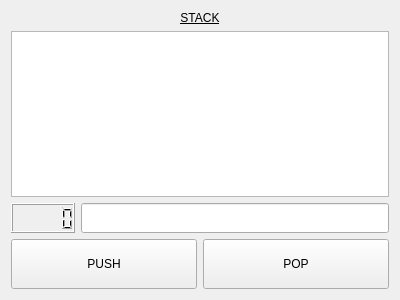
<?xml version="1.0" encoding="UTF-8"?>
<ui version="4.0">
 <class>Stack</class>
 <widget class="QWidget" name="Stack">
  <property name="geometry">
   <rect>
    <x>0</x>
    <y>0</y>
    <width>400</width>
    <height>300</height>
   </rect>
  </property>
  <property name="windowTitle">
   <string>Form</string>
  </property>
  <layout class="QGridLayout" name="gridLayout">
   <item row="0" column="0" colspan="2">
    <widget class="QLabel" name="label">
     <property name="styleSheet">
      <string notr="true">font: 700 18pt &quot;Times New Roman&quot;;
text-decoration: underline;</string>
     </property>
     <property name="text">
      <string>STACK</string>
     </property>
     <property name="alignment">
      <set>Qt::AlignCenter</set>
     </property>
     <property name="wordWrap">
      <bool>true</bool>
     </property>
    </widget>
   </item>
   <item row="1" column="0" colspan="2">
    <widget class="QListWidget" name="listView"/>
   </item>
   <item row="2" column="0">
    <widget class="QLCDNumber" name="lcdNumber">
     <property name="minimumSize">
      <size>
       <width>40</width>
       <height>30</height>
      </size>
     </property>
    </widget>
   </item>
   <item row="2" column="1">
    <widget class="QLineEdit" name="txtText">
     <property name="minimumSize">
      <size>
       <width>100</width>
       <height>30</height>
      </size>
     </property>
    </widget>
   </item>
   <item row="3" column="0" colspan="2">
    <layout class="QHBoxLayout" name="horizontalLayout">
     <item>
      <widget class="QPushButton" name="pushButton">
       <property name="minimumSize">
        <size>
         <width>90</width>
         <height>50</height>
        </size>
       </property>
       <property name="text">
        <string>PUSH</string>
       </property>
      </widget>
     </item>
     <item>
      <widget class="QPushButton" name="pushButton_2">
       <property name="minimumSize">
        <size>
         <width>90</width>
         <height>50</height>
        </size>
       </property>
       <property name="text">
        <string>POP</string>
       </property>
      </widget>
     </item>
    </layout>
   </item>
  </layout>
 </widget>
 <resources/>
 <connections/>
</ui>
